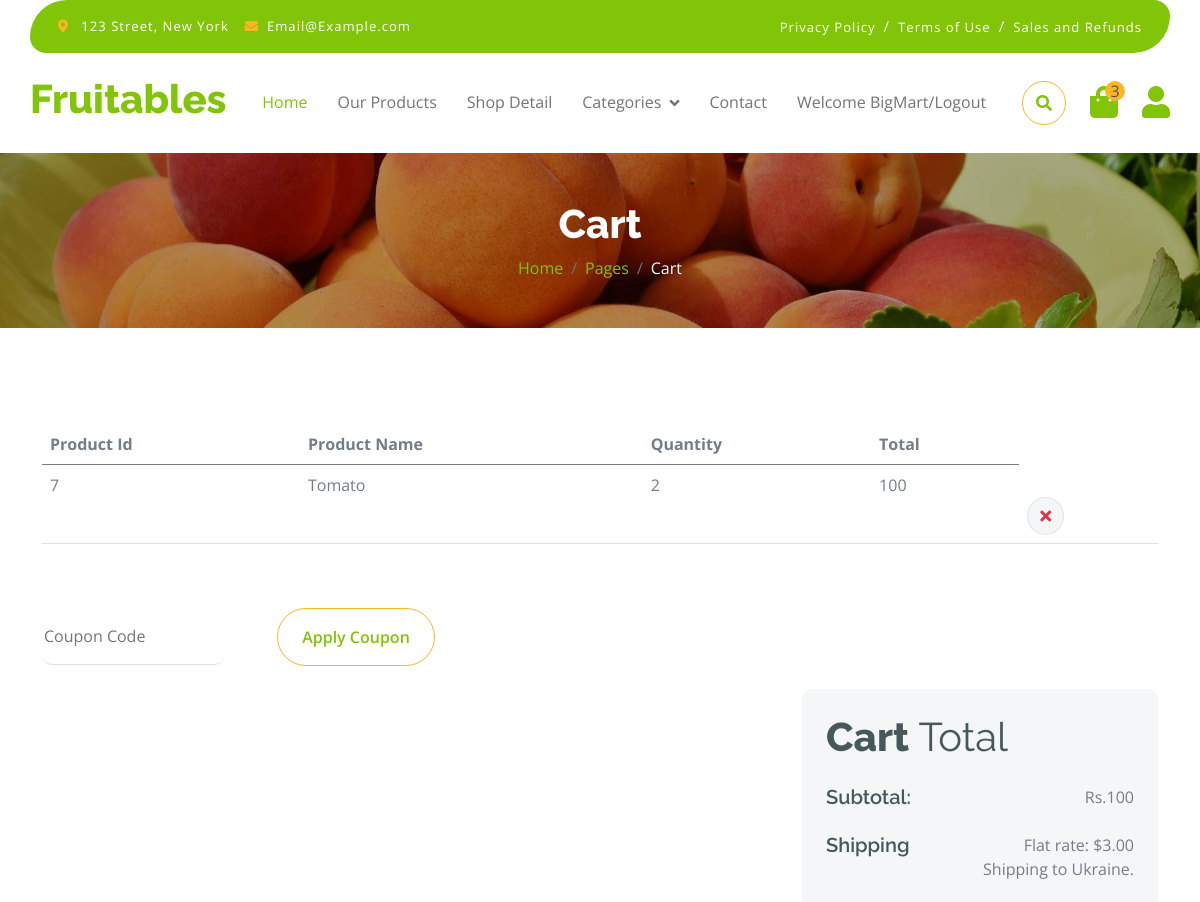
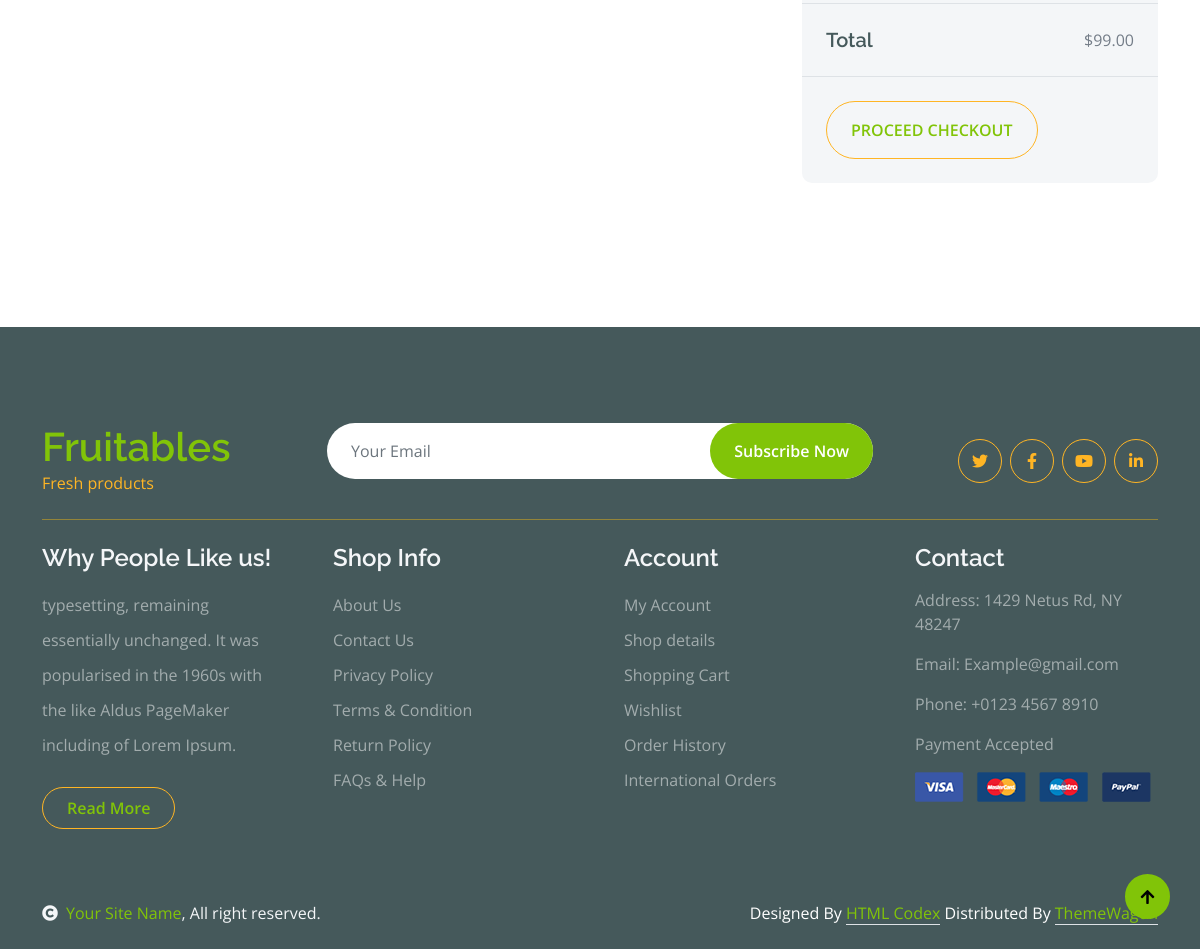
Page /cart_page/ (signed in) on the committed database (2 pictures, top to bottom).
### BigApp/models.py (models this page shows)
class cartdb(models.Model):
    usename = models.CharField(max_length=100,null=True,blank=True)
    proname = models.CharField(max_length=100,null=True,blank=True)
    price = models.IntegerField(null=True,blank=True)
    quantity = models.IntegerField(null=True, blank=True)

### BigApp/views.py (the view)
# urls.py: path('cart_page/',views.cart_page,name="cart_page"),
def cart_page(request):
    data = cartdb.objects.filter(usename=request.session['username'])
    total = 0
    for d in data:
        total = total+d.price
    return render(request,"cart.html", {'data':data , 'total':total})

### BigApp/templates/cart.html (shortened to what this page needs)
<!DOCTYPE html>
{% load static %}
<html lang="en">
      <head>
        <link rel="stylesheet" href="https://use.fontawesome.com/releases/v5.15.4/css/all.css"/>
        <link href="https://cdn.jsdelivr.net/npm/bootstrap-icons@1.4.1/font/bootstrap-icons.css" rel="stylesheet">
        <link href="{% static 'home/lib/lightbox/css/lightbox.min.css' %}" rel="stylesheet">
        <link href="{% static 'home/lib/owlcarousel/assets/owl.carousel.min.css' %}" rel="stylesheet">
        <link href="{% static 'home/css/bootstrap.min.css' %}" rel="stylesheet">
        <link href="{% static 'home/css/style.css' %}" rel="stylesheet">
    </head>
    <body>
        <div class="container-fluid fixed-top">
            <div class="container topbar bg-primary d-none d-lg-block">
                <div class="d-flex justify-content-between">
                    <div class="top-info ps-2">
                        <small class="me-3"><i class="fas fa-map-marker-alt me-2 text-secondary"></i> <a href="#" class="text-white">123 Street, New York</a></small>
                        <small class="me-3"><i class="fas fa-envelope me-2 text-secondary"></i><a href="#" class="text-white">Email@Example.com</a></small>
                    </div>
                    <div class="top-link pe-2">
                        <a href="#" class="text-white"><small class="text-white mx-2">Privacy Policy</small>/</a>
                        <a href="#" class="text-white"><small class="text-white mx-2">Terms of Use</small>/</a>
                        <a href="#" class="text-white"><small class="text-white ms-2">Sales and Refunds</small></a>
                    </div>
                </div>
            </div>
            <div class="container px-0">
                <nav class="navbar navbar-light bg-white navbar-expand-xl">
                    <a href="index.html" class="navbar-brand"><h1 class="text-primary display-6">Fruitables</h1></a>
                   <div class="collapse navbar-collapse bg-white" id="navbarCollapse">
                        <div class="navbar-nav mx-auto">
                            <a href="{% url 'Home' %}" class="nav-item nav-link active">Home</a>
                            <a href="{% url 'Shop' %}" class="nav-item nav-link">Our Products</a>
                            <a href="#" class="nav-item nav-link">Shop Detail</a>
                            <div class="nav-item dropdown">
                                <a href="#" class="nav-link dropdown-toggle" data-bs-toggle="dropdown">Categories</a>
                            </div>
                            <a href="{% url 'Contact' %}" class="nav-item nav-link">Contact</a>
                            {% if request.session.username %}
                            <a href="{% url 'register_logout' %}" class="nav-item nav-link">Welcome {{request.session.username}}/Logout</a>
                            {% else %}
                            <a href="{% url 'loginsign_page' %}" class="nav-item nav-link">Register/LogIn</a>
                            {% endif %}
                        </div>
                        <div class="d-flex m-3 me-0">
                            <button class="btn-search btn border border-secondary btn-md-square rounded-circle bg-white me-4" data-bs-toggle="modal" data-bs-target="#searchModal"><i class="fas fa-search text-primary"></i></button>
                            <a href="#" class="position-relative me-4 my-auto">
                                <i class="fa fa-shopping-bag fa-2x"></i>
                                <span class="position-absolute bg-secondary rounded-circle d-flex align-items-center justify-content-center text-dark px-1" style="top: -5px; left: 15px; height: 20px; min-width: 20px;">3</span>
                            </a>
                            <a href="#" class="my-auto">
                                <i class="fas fa-user fa-2x"></i>
                            </a>
                        </div>
                    </div>
                </nav>
            </div>
        </div>
        <div class="container-fluid page-header py-5">
            <h1 class="text-center text-white display-6">Cart</h1>
            <ol class="breadcrumb justify-content-center mb-0">
                <li class="breadcrumb-item"><a href="#">Home</a></li>
                <li class="breadcrumb-item"><a href="#">Pages</a></li>
                <li class="breadcrumb-item active text-white">Cart</li>
            </ol>
        </div>
        <div class="container-fluid py-5">
            <div class="container py-5">
                <div class="table-responsive">
                    <table class="table">
                        <thead>
                          <tr>
                            <th scope="col">Product Id</th>
                            <th scope="col">Product Name</th>
                            <th scope="col">Quantity</th>
                            <th scope="col">Total</th>
                          </tr>
                        </thead>
                        <tbody>
                         {% for d in data %}
                            <tr>
                                <td>{{d.id}}</td>
                                <td>{{d.proname}}</td>
                                <td>{{d.quantity}}</td>
                                <td>{{d.price}}</td>
                                <td>
                                    <a href="{% url 'delete_cart' pro_id=d.id %}"><button class="btn btn-md rounded-circle bg-light border mt-4" >
                                        <i class="fa fa-times text-danger"></i>
                                    </button></a>
                                </td>
                            </tr>
                        {% endfor %}
                        </tbody>
                    </table>
                </div>
                <div class="mt-5">
                    <input type="text" class="border-0 border-bottom rounded me-5 py-3 mb-4" placeholder="Coupon Code">
                    <button class="btn border-secondary rounded-pill px-4 py-3 text-primary" type="button">Apply Coupon</button>
                </div>
                <div class="row g-4 justify-content-end">
                    <div class="col-8"></div>
                    <div class="col-sm-8 col-md-7 col-lg-6 col-xl-4">
                        <div class="bg-light rounded">
                            <div class="p-4">
                                <h1 class="display-6 mb-4">Cart <span class="fw-normal">Total</span></h1>
                                <div class="d-flex justify-content-between mb-4">
                                    <h5 class="mb-0 me-4">Subtotal:</h5>
                                    <p class="mb-0">Rs.{{total}}</p>
                                </div>
                                <div class="d-flex justify-content-between">
                                    <h5 class="mb-0 me-4">Shipping</h5>
                                    <div class="">
                                        <p class="mb-0">Flat rate: $3.00</p>
                                    </div>
                                </div>
                                <p class="mb-0 text-end">Shipping to Ukraine.</p>
                            </div>
                            <div class="py-4 mb-4 border-top border-bottom d-flex justify-content-between">
                                <h5 class="mb-0 ps-4 me-4">Total</h5>
                                <p class="mb-0 pe-4">$99.00</p>
                            </div>
                            <button class="btn border-secondary rounded-pill px-4 py-3 text-primary text-uppercase mb-4 ms-4" type="button">Proceed Checkout</button>
                        </div>
                    </div>
                </div>
            </div>
        </div>
        <div class="container-fluid bg-dark text-white-50 footer pt-5 mt-5">
            <div class="container py-5">
                <div class="pb-4 mb-4" style="border-bottom: 1px solid rgba(226, 175, 24, 0.5) ;">
                    <div class="row g-4">
                        <div class="col-lg-3">
                            <a href="#">
                                <h1 class="text-primary mb-0">Fruitables</h1>
                                <p class="text-secondary mb-0">Fresh products</p>
                            </a>
                        </div>
                        <div class="col-lg-6">
                            <div class="position-relative mx-auto">
                                <input class="form-control border-0 w-100 py-3 px-4 rounded-pill" type="number" placeholder="Your Email">
                                <button type="submit" class="btn btn-primary border-0 border-secondary py-3 px-4 position-absolute rounded-pill text-white" style="top: 0; right: 0;">Subscribe Now</button>
                            </div>
                        </div>
                        <div class="col-lg-3">
                            <div class="d-flex justify-content-end pt-3">
                                <a class="btn  btn-outline-secondary me-2 btn-md-square rounded-circle" href=""><i class="fab fa-twitter"></i></a>
                                <a class="btn btn-outline-secondary me-2 btn-md-square rounded-circle" href=""><i class="fab fa-facebook-f"></i></a>
                                <a class="btn btn-outline-secondary me-2 btn-md-square rounded-circle" href=""><i class="fab fa-youtube"></i></a>
                                <a class="btn btn-outline-secondary btn-md-square rounded-circle" href=""><i class="fab fa-linkedin-in"></i></a>
                            </div>
                        </div>
                    </div>
                </div>
                <div class="row g-5">
                    <div class="col-lg-3 col-md-6">
                        <div class="footer-item">
                            <h4 class="text-light mb-3">Why People Like us!</h4>
                            <p class="mb-4">typesetting, remaining essentially unchanged. It was
                                popularised in the 1960s with the like Aldus PageMaker including of Lorem Ipsum.</p>
                            <a href="" class="btn border-secondary py-2 px-4 rounded-pill text-primary">Read More</a>
                        </div>
                    </div>
                    <div class="col-lg-3 col-md-6">
                        <div class="d-flex flex-column text-start footer-item">
                            <h4 class="text-light mb-3">Shop Info</h4>
                            <a class="btn-link" href="">About Us</a>
                            <a class="btn-link" href="">Contact Us</a>
                            <a class="btn-link" href="">Privacy Policy</a>
                            <a class="btn-link" href="">Terms & Condition</a>
                            <a class="btn-link" href="">Return Policy</a>
                            <a class="btn-link" href="">FAQs & Help</a>
                        </div>
                    </div>
                    <div class="col-lg-3 col-md-6">
                        <div class="d-flex flex-column text-start footer-item">
                            <h4 class="text-light mb-3">Account</h4>
                            <a class="btn-link" href="">My Account</a>
                            <a class="btn-link" href="">Shop details</a>
                            <a class="btn-link" href="">Shopping Cart</a>
                            <a class="btn-link" href="">Wishlist</a>
                            <a class="btn-link" href="">Order History</a>
                            <a class="btn-link" href="">International Orders</a>
                        </div>
                    </div>
                    <div class="col-lg-3 col-md-6">
                        <div class="footer-item">
                            <h4 class="text-light mb-3">Contact</h4>
                            <p>Address: 1429 Netus Rd, NY 48247</p>
                            <p>Email: Example@gmail.com</p>
                            <p>Phone: +0123 4567 8910</p>
                            <p>Payment Accepted</p>
                            <img src="img/payment.png" class="img-fluid" alt="">
                        </div>
                    </div>
                </div>
            </div>
        </div>
        <div class="container-fluid copyright bg-dark py-4">
            <div class="container">
                <div class="row">
                    <div class="col-md-6 text-center text-md-start mb-3 mb-md-0">
                        <span class="text-light"><a href="#"><i class="fas fa-copyright text-light me-2"></i>Your Site Name</a>, All right reserved.</span>
                    </div>
                    <div class="col-md-6 my-auto text-center text-md-end text-white">
                        Designed By <a class="border-bottom" href="https://htmlcodex.com">HTML Codex</a> Distributed By <a class="border-bottom" href="https://themewagon.com">ThemeWagon</a>
                    </div>
                </div>
            </div>
        </div>
        <a href="#" class="btn btn-primary border-3 border-primary rounded-circle back-to-top"><i class="fa fa-arrow-up"></i></a>
    </body>
</html>

### BigApp/static/home/css/style.css (style rules this page uses)
.back-to-top { position: fixed; right: 30px; bottom: 30px; display: flex; width: 45px; height: 45px; align-items: center; justify-content: center; transition: 0.5s; z-index: 99; }
.btn { font-weight: 600; transition: .5s; }
.btn-md-square { width: 44px; height: 44px; }
.btn-square, .btn-sm-square, .btn-md-square, .btn-lg-square { padding: 0; display: flex; align-items: center; justify-content: center; font-weight: normal; }
.btn.border-secondary { transition: 0.5s; }
.fixed-top { transition: 0.5s; background: var(--bs-white); border: 0; }
.topbar { padding: 20px; border-radius: 230px 100px; }
.topbar .top-info { font-size: 15px; line-height: 0; letter-spacing: 1px; display: flex; align-items: center; }
.topbar .top-link { font-size: 15px; line-height: 0; letter-spacing: 1px; display: flex; align-items: center; }
.topbar .top-link a { letter-spacing: 1px; }
.navbar .navbar-nav .nav-link { padding: 10px 15px; font-size: 16px; transition: .5s; }
.navbar { height: 100px; border-bottom: 1px solid rgba(255, 255, 255, .1); }
.navbar .navbar-nav .nav-link:hover, .navbar .navbar-nav .nav-link.active, .fixed-top.bg-white .navbar .navbar-nav .nav-link:hover, .fixed-top.bg-white .navbar .navbar-nav .nav-link.active { color: var(--bs-primary); }
.navbar .dropdown-toggle::after { border: none; content: "\f107"; font-family: "Font Awesome 5 Free"; font-weight: 700; vertical-align: middle; margin-left: 8px; }
.page-header { position: relative; background: linear-gradient(rgba(0, 0, 0, 0.3), rgba(0, 0, 0, 0.3)), url(../img/cart-page-header-img.jpg); background-position: center center; background-repeat: no-repeat; background-size: cover; }
@media (min-width: 992px) { .hero-header, .page-header { margin-top: 152px !important; } }
.footer .footer-item .btn-link { line-height: 35px; color: rgba(255, 255, 255, .5); transition: 0.5s; }
.footer .footer-item p.mb-4 { line-height: 35px; }

### rows in the picture
cartdb: session.username "BigMart", id "7", proname "Tomato", quantity "2", price "100"

### other values in the picture
{{ total }} "100"
